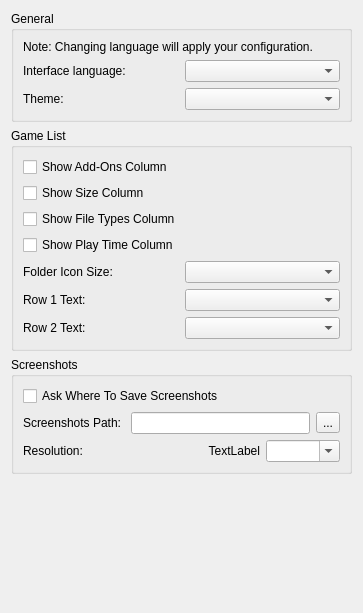
<?xml version="1.0" encoding="UTF-8"?>
<ui version="4.0">
 <class>ConfigureUi</class>
 <widget class="QWidget" name="ConfigureUi">
  <property name="geometry">
   <rect>
    <x>0</x>
    <y>0</y>
    <width>363</width>
    <height>613</height>
   </rect>
  </property>
  <property name="windowTitle">
   <string>Form</string>
  </property>
  <property name="accessibleName">
   <string>Appearance</string>
  </property>
  <layout class="QVBoxLayout" name="verticalLayout">
   <item>
    <widget class="QGroupBox" name="general_groupBox">
     <property name="title">
      <string>General</string>
     </property>
     <layout class="QHBoxLayout" name="horizontalLayout">
      <item>
       <layout class="QVBoxLayout" name="verticalLayout_2">
        <item>
         <widget class="QLabel" name="label_change_language_info">
          <property name="text">
           <string>Note: Changing language will apply your configuration.</string>
          </property>
          <property name="wordWrap">
           <bool>true</bool>
          </property>
         </widget>
        </item>
        <item>
         <layout class="QHBoxLayout" name="horizontalLayout_2">
          <item>
           <widget class="QLabel" name="language_label">
            <property name="text">
             <string>Interface language:</string>
            </property>
           </widget>
          </item>
          <item>
           <widget class="QComboBox" name="language_combobox"/>
          </item>
         </layout>
        </item>
        <item>
         <layout class="QHBoxLayout" name="horizontalLayout_3">
          <item>
           <widget class="QLabel" name="theme_label">
            <property name="text">
             <string>Theme:</string>
            </property>
           </widget>
          </item>
          <item>
           <widget class="QComboBox" name="theme_combobox"/>
          </item>
         </layout>
        </item>
       </layout>
      </item>
     </layout>
    </widget>
   </item>
   <item>
    <widget class="QGroupBox" name="GameListGroupBox">
     <property name="title">
      <string>Game List</string>
     </property>
     <layout class="QHBoxLayout" name="GameListHorizontalLayout">
      <item>
       <layout class="QVBoxLayout" name="GeneralVerticalLayout">
        <item>
         <widget class="QCheckBox" name="show_add_ons">
          <property name="text">
           <string>Show Add-Ons Column</string>
          </property>
         </widget>
        </item>
        <item>
         <widget class="QCheckBox" name="show_size">
          <property name="text">
           <string>Show Size Column</string>
          </property>
         </widget>
        </item>
        <item>
         <widget class="QCheckBox" name="show_types">
          <property name="text">
           <string>Show File Types Column</string>
          </property>
         </widget>
        </item>
        <item>
         <widget class="QCheckBox" name="show_play_time">
          <property name="text">
           <string>Show Play Time Column</string>
          </property>
         </widget>
        </item>
        <item>
         <layout class="QHBoxLayout" name="folder_icon_size_qhbox_layout_2">
          <item>
           <widget class="QLabel" name="folder_icon_size_label">
            <property name="text">
             <string>Folder Icon Size:</string>
            </property>
           </widget>
          </item>
          <item>
           <widget class="QComboBox" name="folder_icon_size_combobox"/>
          </item>
         </layout>
        </item>
        <item>
         <layout class="QHBoxLayout" name="row_1_qhbox_layout">
          <item>
           <widget class="QLabel" name="row_1_label">
            <property name="text">
             <string>Row 1 Text:</string>
            </property>
           </widget>
          </item>
          <item>
           <widget class="QComboBox" name="row_1_text_combobox"/>
          </item>
         </layout>
        </item>
        <item>
         <layout class="QHBoxLayout" name="row_2_qhbox_layout">
          <item>
           <widget class="QLabel" name="row_2_label">
            <property name="text">
             <string>Row 2 Text:</string>
            </property>
           </widget>
          </item>
          <item>
           <widget class="QComboBox" name="row_2_text_combobox"/>
          </item>
         </layout>
        </item>
       </layout>
      </item>
     </layout>
    </widget>
   </item>
   <item>
    <widget class="QGroupBox" name="screenshots_GroupBox">
     <property name="title">
      <string>Screenshots</string>
     </property>
     <layout class="QVBoxLayout" name="verticalLayout_4">
      <item>
       <layout class="QVBoxLayout" name="verticalLayout_3">
        <item>
         <widget class="QCheckBox" name="enable_screenshot_save_as">
          <property name="text">
           <string>Ask Where To Save Screenshots</string>
          </property>
         </widget>
        </item>
        <item>
         <layout class="QHBoxLayout" name="horizontalLayout_4">
          <item>
           <widget class="QLabel" name="label">
            <property name="text">
             <string>Screenshots Path: </string>
            </property>
           </widget>
          </item>
          <item>
           <widget class="QLineEdit" name="screenshot_path_edit"/>
          </item>
          <item>
           <widget class="QToolButton" name="screenshot_path_button">
            <property name="text">
             <string>...</string>
            </property>
           </widget>
          </item>
         </layout>
        </item>
        <item>
         <layout class="QGridLayout" name="gridLayout">
          <property name="spacing">
           <number>6</number>
          </property>
          <item row="0" column="1">
           <layout class="QHBoxLayout" name="horizontalLayout_5">
            <item>
             <widget class="QLabel" name="screenshot_width">
              <property name="text">
               <string>TextLabel</string>
              </property>
              <property name="alignment">
               <set>Qt::AlignmentFlag::AlignRight|Qt::AlignmentFlag::AlignTrailing|Qt::AlignmentFlag::AlignVCenter</set>
              </property>
             </widget>
            </item>
            <item>
             <widget class="QComboBox" name="screenshot_height">
              <property name="editable">
               <bool>true</bool>
              </property>
             </widget>
            </item>
           </layout>
          </item>
          <item row="0" column="0">
           <widget class="QLabel" name="label_3">
            <property name="text">
             <string>Resolution:</string>
            </property>
           </widget>
          </item>
         </layout>
        </item>
       </layout>
      </item>
     </layout>
    </widget>
   </item>
   <item>
    <spacer name="verticalSpacer">
     <property name="orientation">
      <enum>Qt::Orientation::Vertical</enum>
     </property>
     <property name="sizeHint" stdset="0">
      <size>
       <width>20</width>
       <height>40</height>
      </size>
     </property>
    </spacer>
   </item>
  </layout>
 </widget>
 <resources/>
 <connections/>
</ui>
